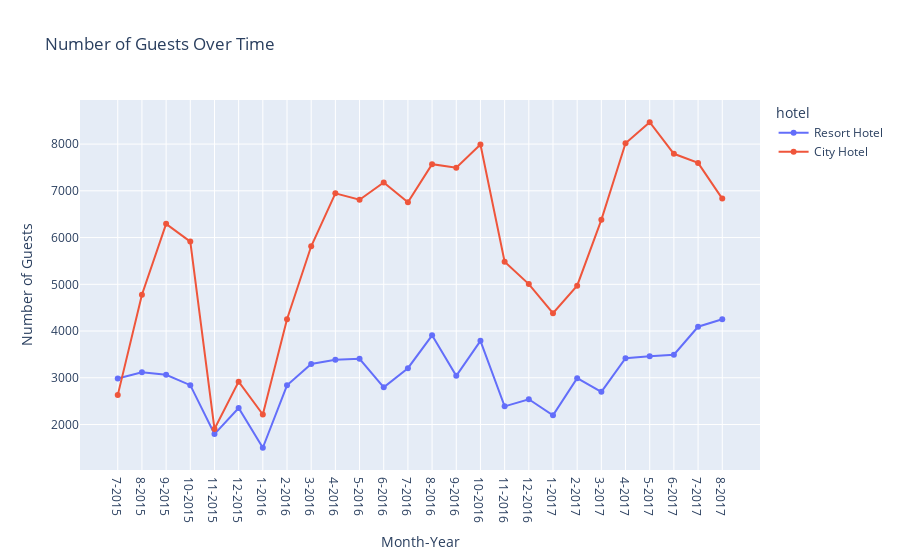

The code cell stored with this chart in its notebook:
### Code cell
# Concate month and year
month_year_pd["month_year"] = (
    month_year_pd["month"].astype(str) + "-" + month_year_pd["year"].astype(str)
)

# Create a line chart for number of guests over time
fig = px.line(
    month_year_pd,
    x="month_year",
    y="guests",
    title="Number of Guests Over Time",
    labels={"month_year": "Month-Year", "guests": "Number of Guests"},
    markers=True,
    color="hotel",
)
# Show the plot
fig.show()

### Figure 1 — Plotly figure (JSON) as saved in the notebook; plotly's stock layout.template omitted (floating-point values rounded to 4 significant figures)
{"data": [{"hovertemplate": "hotel=Resort Hotel<br>Month-Year=%{x}<br>Number of Guests=%{y}<extra></extra>", "legendgroup": "Resort Hotel", "line": {"color": "#636efa", "dash": "solid"}, "marker": {"symbol": "circle"}, "mode": "lines+markers", "name": "Resort Hotel", "orientation": "v", "showlegend": true, "type": "scatter", "x": ["7-2015", "8-2015", "9-2015", "10-2015", "11-2015", "12-2015", "1-2016", "2-2016", "3-2016", "4-2016", "5-2016", "6-2016", "7-2016", "8-2016", "9-2016", "10-2016", "11-2016", "12-2016", "1-2017", "2-2017", "3-2017", "4-2017", "5-2017", "6-2017", "7-2017", "8-2017"], "xaxis": "x", "y": [2984, 3116, 3064, 2842, 1796, 2354, 1503, 2838, 3296, 3385, 3405, 2796, 3205, 3908, 3041, 3791, 2389, 2541, 2198, 2991, 2699, 3420, 3462, 3493, 4092, 4251], "yaxis": "y"}, {"hovertemplate": "hotel=City Hotel<br>Month-Year=%{x}<br>Number of Guests=%{y}<extra></extra>", "legendgroup": "City Hotel", "line": {"color": "#EF553B", "dash": "solid"}, "marker": {"symbol": "circle"}, "mode": "lines+markers", "name": "City Hotel", "orientation": "v", "showlegend": true, "type": "scatter", "x": ["7-2015", "8-2015", "9-2015", "10-2015", "11-2015", "12-2015", "1-2016", "2-2016", "3-2016", "4-2016", "5-2016", "6-2016", "7-2016", "8-2016", "9-2016", "10-2016", "11-2016", "12-2016", "1-2017", "2-2017", "3-2017", "4-2017", "5-2017", "6-2017", "7-2017", "8-2017"], "xaxis": "x", "y": [2629, 4776, 6294, 5913, 1905, 2917, 2215, 4251, 5814, 6946, 6810, 7180, 6754, 7570, 7496, 7990, 5485, 5004, 4381, 4970, 6379, 8018, 8467, 7792, 7597, 6834], "yaxis": "y"}], "layout": {"legend": {"title": {"text": "hotel"}, "tracegroupgap": 0}, "title": {"text": "Number of Guests Over Time"}, "xaxis": {"anchor": "y", "domain": [0, 1], "title": {"text": "Month-Year"}}, "yaxis": {"anchor": "x", "domain": [0, 1], "title": {"text": "Number of Guests"}}}}
